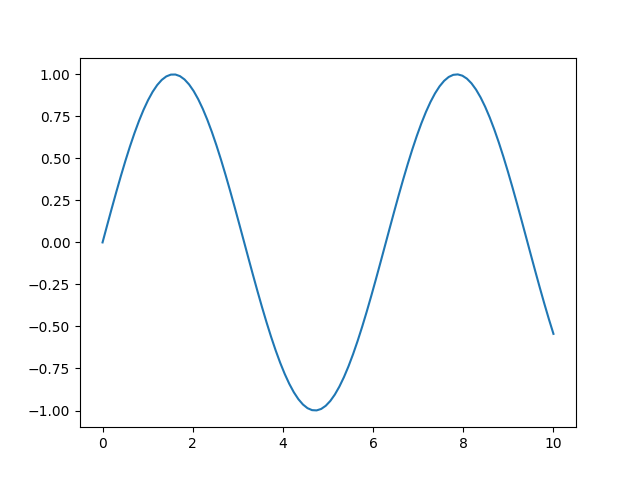

Write the Python code that produced this figure.
import numpy as np
import matplotlib.pyplot as plt

a = np.linspace(0,10,100)
b = np.sin(a)

plt.figure()
plt.plot(a,b)
plt.savefig('test.png')